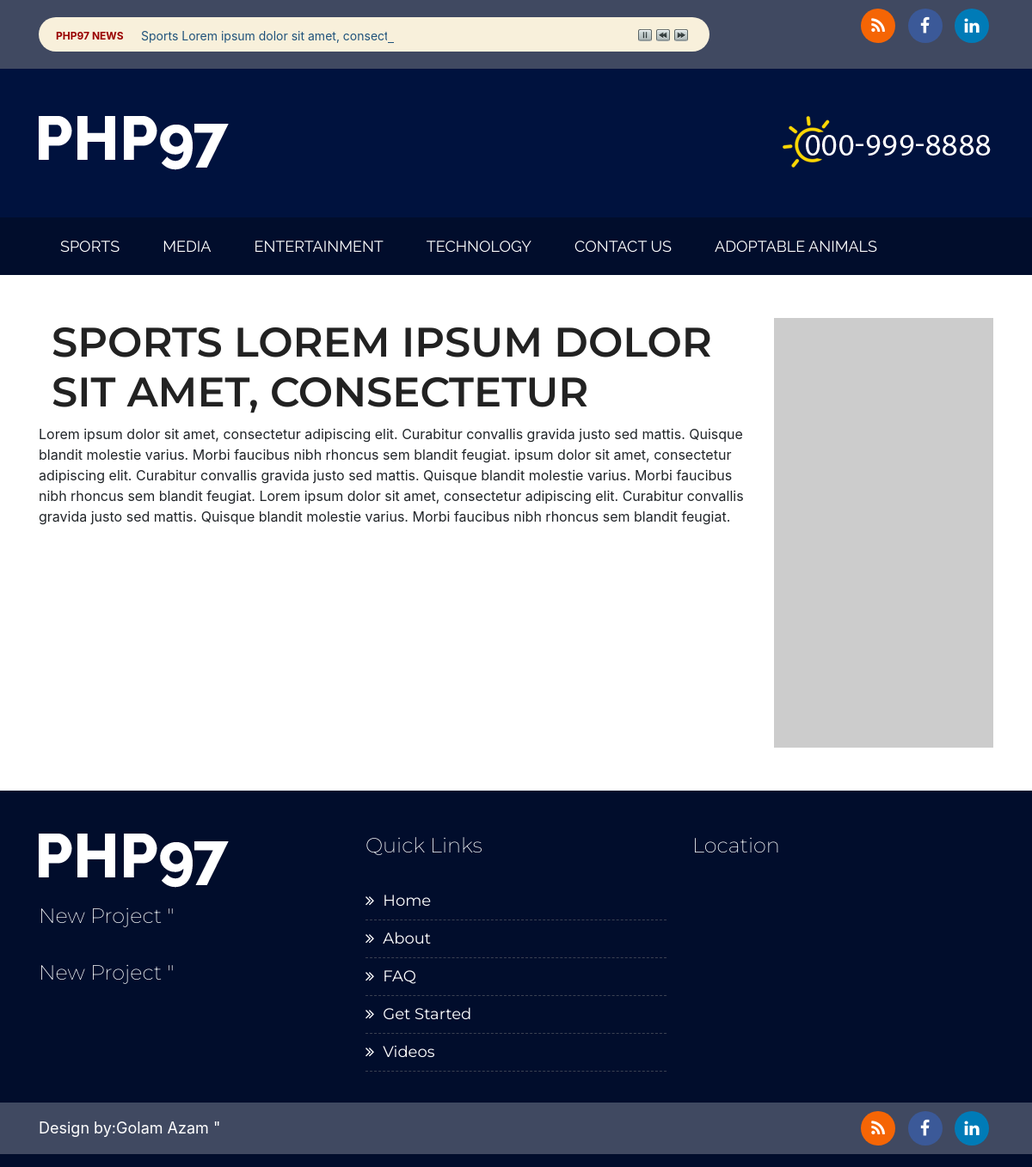
/single.php?post=sport, run on the app's committed database.
### tables this page shows
CREATE TABLE `posts` (
  `post_id` int(9) NOT NULL,
  `post_title` varchar(50) NOT NULL,
  `post_slug` varchar(50) NOT NULL,
  `post_description` text NOT NULL,
  `postcat_id` tinyint(4) NOT NULL,
  `post_image` varchar(100) NOT NULL,
  `post_status` tinyint(4) NOT NULL DEFAULT '1',
  `post_insert_date` timestamp NOT NULL DEFAULT CURRENT_TIMESTAMP ON UPDATE CURRENT_TIMESTAMP,
  `post_update_date` datetime NOT NULL
);

CREATE TABLE `settings` (
  `setting_id` int(9) NOT NULL,
  `setting_tagline` varchar(50) NOT NULL,
  `setting_logo` varchar(50) NOT NULL,
  `setting_phone` varchar(50) NOT NULL,
  `setting_facebook` varchar(50) NOT NULL,
  `setting_rss` varchar(100) NOT NULL,
  `setting_twitter` varchar(100) NOT NULL,
  `setting_linkedin` varchar(100) NOT NULL,
  `setting_google` varchar(100) NOT NULL,
  `setting_copyright` varchar(100) NOT NULL,
  `setting_googlemap` text NOT NULL,
  `setting_footertext` varchar(100) NOT NULL
);

### classes/class.frontend.php (called while the page is built, shortened)
<?php
class FRONTEND {
    private $conn;
    public function __construct() {
        $database = new Database();
        $db = $database->dbConnection();
        $this->conn = $db;
    }
    public function runQuery($sql) {
        $stmt = $this->conn->prepare($sql);
        return $stmt;
    }
    public function details($slug){
        $sql = "SELECT * FROM posts WHERE post_slug='".$slug."'";
        $stmt = $this->conn->prepare($sql);
        $stmt->execute();
        $row = $stmt->fetch(PDO::FETCH_ASSOC);
       if($stmt->rowCount() > 0){
           return $row;
       }else{
           return FALSE;
       }
    }
}
?>

### single.php (the view, shortened to what this page needs)
<?php
include("includes/header.php") ;
require_once("./classes/class.frontend.php");
$frontendobj = new FRONTEND();
$slug = $_GET['post'];
$posts = $frontendobj->details($slug);
?>
        <section id="pagecontent">
            <div class="container">
                <div class="row">
                    <div class="col-lg-9">
                        <div class="col-lg-12">
                        <h2 class="pageTitle"><?php echo $posts['post_title']; ?> </h2>
                    </div>
                       <?php echo $posts['post_description']; ?>
                    </div>
                    <div class="col-lg-3">
                        <div class="sidebar">
                        </div>
                    </div>
                </div>
            </div>
        </section>
<?php include('./includes/footer.php') ;?>

### includes/header.php (shortened to what this page needs)
<?php
require_once("classes/class.frontend.php");
$frontendobj = new FRONTEND();
$poststm = $frontendobj->runQuery("SELECT * FROM posts");
$poststm->execute();
$posts=$poststm->fetchAll(PDO::FETCH_ASSOC);
$sstm = $frontendobj->runQuery("SELECT * FROM settings WHERE setting_id=1");
$sstm->execute();
$settings=$sstm->fetch(PDO::FETCH_ASSOC);
$facebook = $settings['setting_facebook'];
$rss = $settings['setting_rss'];
$google = $settings['setting_google'];
$setting_logo = $settings['setting_logo'];
$setting_phone= $settings['setting_phone'];
?>
<!DOCTYPE html>
<html>
    <head>
        <link rel="stylesheet" href="assets/css/bootstrap.min.css" type="text/css" />
        <link rel="stylesheet" href="assets/css/font-awesome.min.css" type="text/css" />
        <link rel="stylesheet" href="assets/css/animate.min.css" type="text/css" />
        <link rel="stylesheet" href="assets/css/prettyPhoto.css" type="text/css" />
        <link rel="stylesheet" href="assets/css/owl.carousel.min.css" type="text/css" />
        <link rel="stylesheet" href="assets/css/owl.theme.default.min.css" type="text/css" />
        <link rel="stylesheet" href="assets/css/ticker-style.css" type="text/css" />
        <link rel="stylesheet" href="assets/css/style.css" type="text/css" />
    </head>
    <body>
        <section id="header">
            <div class="topbar">
        <div class="container">
            <div class="row">
                <div class="col-lg-9">
                    <ul id="js-news">
                  <?php foreach ($posts as $post){ ?>
                        <li class="news-item"><?php echo $post['post_title']; ?></li>
                  <?php } ?>
	</ul>
                </div>
                <div class="col-lg-3 mr0">
                    <ul class="social-network social-circle text-right">
                        <?php if($rss!=""){?>
                        <li><a href="<?php echo $rss;?>" class="icoRss" title="Rss"><i class="fa fa-rss"></i></a></li>
                        <?php } ?>
                        <?php if($facebook!=""){?>
                        <li><a href="<?php echo $facebook;?>" class="icoFacebook" title="Facebook"><i class="fa fa-facebook"></i></a></li>
                        <?php } ?>
                        <?php if($google!=""){?>
                        <li><a href="<?php echo $google;?>" class="icoLinkedin" title="Linkedin"><i class="fa fa-linkedin"></i></a></li>
                        <?php } ?>
                    </ul>
                </div>
            </div>
        </div>
    </div>
            <div class="headerTop">
                <div class="container">
                    <div class="row">
                        <div class="col-lg-6">
                            <div class="logo wow fadeInLeft" data-wow-delay="300">
                                <a href="#" title="php97">
                                    <?php if($setting_logo!=""){?>
                                    <img src="admin/uploads/<?php echo $setting_logo; ?>" alt="php97" />
                                    <?php }else{ ?>
                                    <img src="assets/images/logo-php97.png" alt="php97" />
                                    <?php } ?>
                                </a>
                            </div>
                        </div>
                        <div class="col-lg-6">
                            <div class="phone text-right  wow fadeInRight" data-wow-delay="300">
                                <?php if($setting_phone!=""){?>
                                <img src="admin/uploads/<?php echo $setting_phone; ?>" alt="PHP97 Phone Number" />
                               <?php }else{ ?>
                                <img src="assets/images/phone.png" alt="PHP97 Phone Number" />
                                 <?php } ?>
                            </div>
                        </div>
                    </div>
                </div>
            </div>
            <div class="navigation wow fadeInUp" data-wow-delay="600">
                <div class="container">
                    <div class="row">
                        <div class="col-lg-12">
                            <nav class="navbar navbar-expand-lg navbar-dark bg-light navbg-php97">
                                <div class="collapse navbar-collapse" id="navbarNavDropdown">
                                    <ul class="navbar-nav">
                                        <li class="nav-item active">
                                            <a class="nav-link" href="category.php?cat_id=1">Sports<span class="sr-only">(current)</span></a>
                                        </li>
                                        <li class="nav-item">
                                            <a class="nav-link" href="#">Media</a>
                                        </li>
                                        <li class="nav-item">
                                            <a class="nav-link" href="#">Entertainment</a>
                                        </li>
                                        <li class="nav-item">
                                            <a class="nav-link" href="#">Technology</a>
                                        </li>
                                        <li class="nav-item">
                                            <a class="nav-link" href="#">CONTACT US</a>
                                        </li>
                                        <li class="nav-item">
                                            <a class="nav-link" href="#">ADOPTABLE ANIMALS</a>
                                        </li>
                                    </ul>
                                </div>
                            </nav>
                        </div>
                    </div>
                </div>
            </div>
        </section>

### includes/footer.php (shortened to what this page needs)
<?php
require_once("classes/class.frontend.php");
$frontendobj = new FRONTEND();
$sstm = $frontendobj->runQuery("SELECT * FROM settings WHERE setting_id=1");
$sstm->execute();
$settings=$sstm->fetch(PDO::FETCH_ASSOC);
$facebook = $settings['setting_facebook'];
$rss = $settings['setting_rss'];
$google = $settings['setting_google'];
$setting_copyright=$settings['setting_copyright'];
$setting_footertext=$settings['setting_footertext'];
?>
<section id="footer">
    <div class="footerTop">
        <div class="container">
            <div class="row">
                <div class="col-lg-4">
                    <div class="footerlogo">
                        <a href="#" title="php97">
                                    <img src="assets/images/logo-php97.png" alt="php97" />
                                </a>
                        <div class="footercontent">
                            <?php if($setting_footertext!=""){?>
                            <p><?php echo $setting_footertext;?>"</p>
                             <?php } ?>
                             <?php if($setting_footertext!=""){?>
                             <p><?php echo $setting_footertext;?>"</p>
                             <?php } ?>
                        </div>
                    </div>
                </div>
                 <div class="col-lg-4">
                     <div class="footercol">
                         <h3>Quick Links</h3>
                         <ul class="list-unstyled quick-links">
						<li><a href="javascript:void();"><i class="fa fa-angle-double-right"></i>Home</a></li>
						<li><a href="javascript:void();"><i class="fa fa-angle-double-right"></i>About</a></li>
						<li><a href="javascript:void();"><i class="fa fa-angle-double-right"></i>FAQ</a></li>
						<li><a href="javascript:void();"><i class="fa fa-angle-double-right"></i>Get Started</a></li>
						<li><a href="javascript:void();"><i class="fa fa-angle-double-right"></i>Videos</a></li>
					</ul>
                     </div>
                </div>
                 <div class="col-lg-4">
                    <div class="footercol">
                         <h3>Location</h3>
                     </div>
                </div>
            </div>
        </div>
    </div>
    <div class="footerBottom">
        <div class="container">
            <div class="row">
                <div class="col-lg-6">
                     <?php if($setting_copyright!=""){?>
                    <p><?php echo $setting_copyright;?>"</p>
                    <?php } ?>
                </div>
                <div class="col-lg-6">
                    <ul class="social-network social-circle text-right">
                        <?php if($rss!=""){?>
                        <li><a href="<?php echo $rss;?>" class="icoRss" title="Rss"><i class="fa fa-rss"></i></a></li>
                        <?php } ?>
                        <?php if($facebook!=""){?>
                        <li><a href="<?php echo $facebook;?>" class="icoFacebook" title="Facebook"><i class="fa fa-facebook"></i></a></li>
                        <?php } ?>
                        <?php if($google!=""){?>
                        <li><a href="<?php echo $google;?>" class="icoLinkedin" title="Linkedin"><i class="fa fa-linkedin"></i></a></li>
                        <?php } ?>
                    </ul>
                </div>
            </div>
        </div>
    </div>
</section>
    </body>
</html>

### assets/css/style.css (style rules this page uses)
img { max-width: 100%; }
p { font-size: 18px; }
.headerTop { padding: 55px 0px; background: #00123e; width: 100%; }
.navigation { background: #010d2c; }
.navbg-php97 { background: #010d2c !important; }
.navbar { padding: 0px; }
.navigation ul.navbar-nav > li > a { font-family: 'Raleway'; font-size: 18px; text-transform: uppercase; padding: 20px 25px !important; color: #fff!important; }
#footer { background: #010d2c; padding: 50px 0px 15px 0px; }
.footercontent p { font-family: 'Montserrat'; font-weight: 200; font-size: 24px; margin-bottom: 40px; line-height: 26px; color: #fff; }
.footerlogo a { margin-bottom: 20px; display: block; }
.footercol h3 { font-family: 'Montserrat'; font-weight: 200; font-size: 24px; color: #fff; }
.quick-links li a { padding: 8px 0px; color: #fff; font-family: 'Montserrat'; font-weight: 400; font-size: 18px; text-decoration: none; display: block; border-bottom: 1px dashed #3a4152; transition: 1s; }
.quick-links { padding: 20px 0px; }
.quick-links li a i { margin-right: 10px; }
.footerBottom { width: 100%; display: block; background: #404961; }
.topbar { width: 100%; display: block; background: #404961; }
.footerBottom p, .topbar p { line-height: 60px; color: #fff; margin-bottom: 0px; }
ul.social-network { list-style: none; display: block; margin: 10px 0px; padding: 0; }
ul.social-network li { display: inline; margin: 0 5px; }
.social-network a.icoRss { background-color: #F56505; }
.social-network a.icoFacebook { background-color:#3B5998; }
.social-network a.icoLinkedin { background-color:#007bb7; }
.social-circle li a { display:inline-block; position:relative; margin:0 auto 0 auto; -moz-border-radius:50%; -webkit-border-radius:50%; border-radius:50%; text-align:center; width: 40px; height: 40px; font-size:20px; }
.social-circle li i { margin:0; line-height:40px; text-align: center; }
.social-circle i { color: #fff; -webkit-transition: all 0.8s; -moz-transition: all 0.8s; -o-transition: all 0.8s; -ms-transition: all 0.8s; transition: all 0.8s; }
.mr0 { margin-right: 0px; }
.pageTitle { text-transform: uppercase; text-align: left; font-family: 'Montserrat'; font-weight: 600; font-size: 48px; color: #222222; }
#pagecontent { padding: 50px 0px; }
.sidebar { background: #ccc; min-height: 500px; }

### data on the page
posts: post_title "Sports Lorem ipsum dolor sit amet, consectetur", post_title "SPORTS LOREM IPSUM DOLOR SIT AMET, CONSECTETUR", post_description "Lorem ipsum dolor sit amet, consectetur adipiscing elit. Curabitur convallis gravida justo sed mattis. Quisque blandit molestie varius. Morbi faucibus nibh rhoncus sem blandit feugiat. ipsum dolor sit amet, consectetur adipiscing elit. Curabitur convallis gravida justo sed mattis. Quisque blandit molestie varius. Morbi faucibus nibh rhoncus sem blandit feugiat. Lorem ipsum dolor sit amet, consectetur adipiscing elit. Curabitur convallis gravida justo sed mattis. Quisque blandit molestie varius. Morbi faucibus nibh rhoncus sem blandit feugiat."
settings: setting_logo (picture), setting_phone (picture), setting_footertext "New Project", setting_copyright "Design by:Golam Azam"
